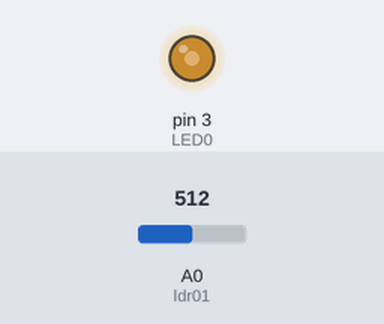
Simulated run of this sketch. Board: Arduino Uno, built with avr-gcc and run on an emulated ATmega328P. On the bench: output pins drawn as LEDs (lit = HIGH). The inputs (shaded band) are chosen by the test bench; at power-on: A0 (ldr01) = 512.

Above: at 1.2 s.
1.3 s: A0 (ldr01) set to 716
At 1.8 s:
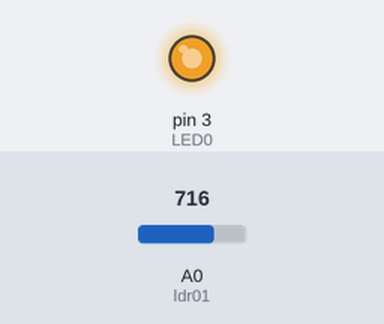
2.8 s: A0 (ldr01) set to 788
At 4.0 s:
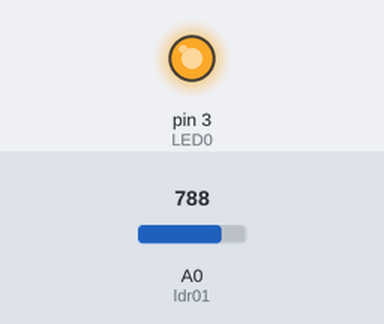
4.3 s: A0 (ldr01) set to 803
At 5.3 s:
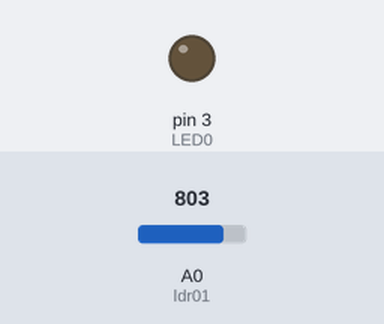
5.8 s: A0 (ldr01) set to 900
At 6.4 s:
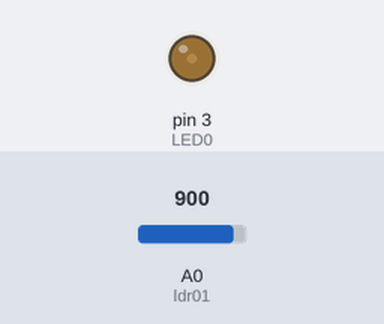
7.3 s: A0 (ldr01) set to 1023
At 7.6 s:
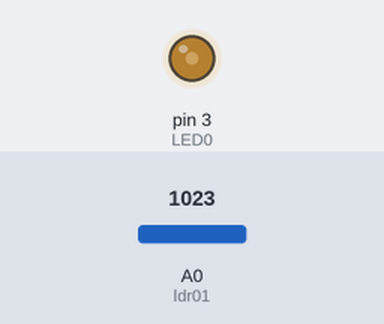
8.8 s: A0 (ldr01) set to 511
At 9.9 s:
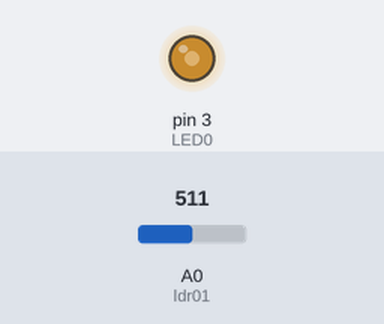
Timing chart, 0 to 11.3 s (numbered marks = the images above; inputs shaded):
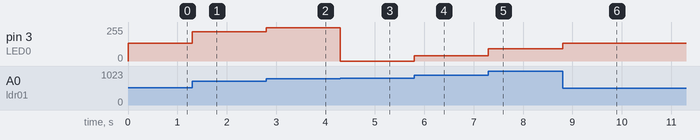

The sketch:

PR3_EX2.1.ino
```cpp
const  int LED0 = 3 ;          // LED 0 PIN 5
const  int ldr01 = A0;          // LDR1
int LDR1 ;           // Variable potennciometre


void  setup ()
{

  pinMode (LED0, OUTPUT);      //  pin 3  sortida

}

void loop()
{

  LDR1 = analogRead (ldr01);    // llegir valor del con potenciómetro
  LDR1= map(LDR1,200,800,0,255);
  analogWrite(LED0, LDR1);  //Sortida  Analogica

 }


  // QUIM MORENO
```

Measured:
- the behaviour switches between 802 and 803 on A0 (ldr01) (found by bisection; images 2 and 3)
- after the input at 1.3 s, pin 3 (LED0): 132/255 → 219/255 at once
- after the input at 2.8 s, pin 3 (LED0): 219/255 → 249/255 at once
- after the input at 4.3 s, pin 3 (LED0): 249/255 → 0/255 at once
- after the input at 5.8 s, pin 3 (LED0): 0/255 → 41/255 at once
- after the input at 7.3 s, pin 3 (LED0): 41/255 → 93/255 at once
- after the input at 8.8 s, pin 3 (LED0): 93/255 → 132/255 at once
